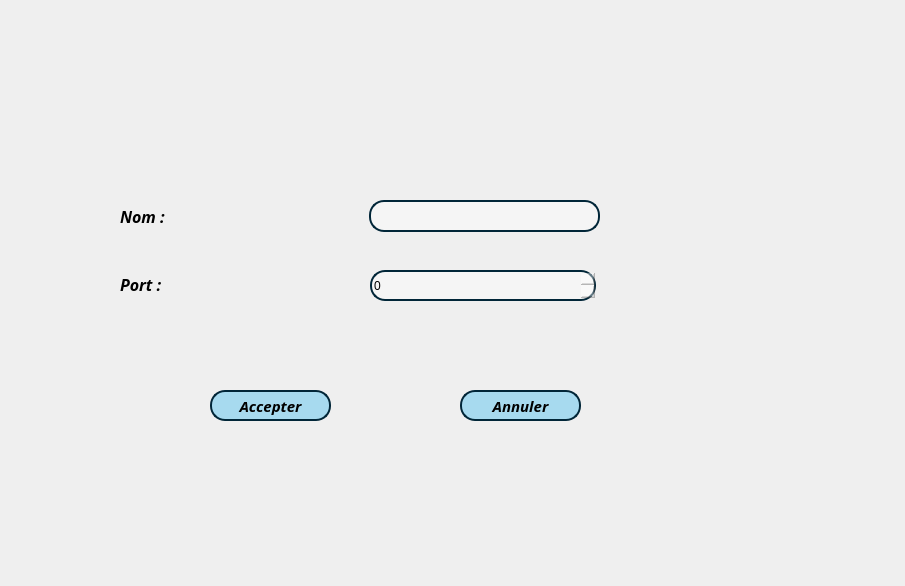
<?xml version="1.0" encoding="UTF-8"?>
<ui version="4.0">
 <class>MessengerConnection</class>
 <widget class="QDialog" name="MessengerConnection">
  <property name="geometry">
   <rect>
    <x>0</x>
    <y>0</y>
    <width>905</width>
    <height>586</height>
   </rect>
  </property>
  <property name="windowTitle">
   <string>Dialog</string>
  </property>
  <widget class="QLabel" name="label">
   <property name="geometry">
    <rect>
     <x>120</x>
     <y>200</y>
     <width>123</width>
     <height>32</height>
    </rect>
   </property>
   <property name="font">
    <font>
     <family>Sitka</family>
     <pointsize>12</pointsize>
     <weight>75</weight>
     <italic>true</italic>
     <bold>true</bold>
    </font>
   </property>
   <property name="styleSheet">
    <string notr="true">background: transparent;</string>
   </property>
   <property name="text">
    <string>Nom :</string>
   </property>
  </widget>
  <widget class="QSpinBox" name="Port">
   <property name="geometry">
    <rect>
     <x>370</x>
     <y>270</y>
     <width>226</width>
     <height>31</height>
    </rect>
   </property>
   <property name="styleSheet">
    <string notr="true">border-radius: 15px;
border: 2px solid rgb(1, 38, 56);
background-color: rgba(255, 255, 255,100);</string>
   </property>
   <property name="maximum">
    <number>99999999</number>
   </property>
  </widget>
  <widget class="QLineEdit" name="HostName">
   <property name="geometry">
    <rect>
     <x>369</x>
     <y>200</y>
     <width>231</width>
     <height>32</height>
    </rect>
   </property>
   <property name="styleSheet">
    <string notr="true">QLineEdit {
border-radius: 15px;
border: 2px solid rgb(1, 38, 56);
background-color: rgba(255, 255, 255,100);
}
QLineEdit:hover {
	background-color: qlineargradient(spread:pad, x1:0, y1:0, x2:0, y2:1, stop:0 rgb(167, 218, 239), stop:1 rgba(47, 109, 139,50));
}</string>
   </property>
  </widget>
  <widget class="QPushButton" name="Cancel">
   <property name="geometry">
    <rect>
     <x>460</x>
     <y>390</y>
     <width>121</width>
     <height>31</height>
    </rect>
   </property>
   <property name="font">
    <font>
     <family>Sitka</family>
     <pointsize>11</pointsize>
     <weight>75</weight>
     <italic>true</italic>
     <bold>true</bold>
    </font>
   </property>
   <property name="cursor">
    <cursorShape>PointingHandCursor</cursorShape>
   </property>
   <property name="styleSheet">
    <string notr="true">QPushButton {
background-color: rgb(167, 218, 239);
border-radius: 15px;
border: 2px solid rgb(1, 38, 56);
}
QPushButton:hover {
background-color: qlineargradient(spread:pad, x1:0, y1:0, x2:0, y2:1, stop:0 rgb(167, 218, 239), stop:1 rgb(47, 109, 139));
}</string>
   </property>
   <property name="text">
    <string>Annuler</string>
   </property>
  </widget>
  <widget class="QPushButton" name="Ok">
   <property name="geometry">
    <rect>
     <x>210</x>
     <y>390</y>
     <width>121</width>
     <height>31</height>
    </rect>
   </property>
   <property name="font">
    <font>
     <family>Sitka</family>
     <pointsize>11</pointsize>
     <weight>75</weight>
     <italic>true</italic>
     <bold>true</bold>
    </font>
   </property>
   <property name="cursor">
    <cursorShape>PointingHandCursor</cursorShape>
   </property>
   <property name="styleSheet">
    <string notr="true">QPushButton {
background-color: rgb(167, 218, 239);
border-radius: 15px;
border: 2px solid rgb(1, 38, 56);
}
QPushButton:hover {
background-color: qlineargradient(spread:pad, x1:0, y1:0, x2:0, y2:1, stop:0 rgb(167, 218, 239), stop:1 rgb(47, 109, 139));
}</string>
   </property>
   <property name="text">
    <string>Accepter</string>
   </property>
  </widget>
  <widget class="QLabel" name="label_2">
   <property name="geometry">
    <rect>
     <x>120</x>
     <y>270</y>
     <width>227</width>
     <height>29</height>
    </rect>
   </property>
   <property name="font">
    <font>
     <family>Sitka</family>
     <pointsize>12</pointsize>
     <weight>75</weight>
     <italic>true</italic>
     <bold>true</bold>
    </font>
   </property>
   <property name="styleSheet">
    <string notr="true">background: transparent;</string>
   </property>
   <property name="text">
    <string>Port :</string>
   </property>
  </widget>
  <widget class="QLabel" name="label_3">
   <property name="geometry">
    <rect>
     <x>140</x>
     <y>100</y>
     <width>491</width>
     <height>361</height>
    </rect>
   </property>
   <property name="styleSheet">
    <string notr="true">image: url(:/plane.png);</string>
   </property>
   <property name="text">
    <string/>
   </property>
  </widget>
  <widget class="QLabel" name="label_4">
   <property name="geometry">
    <rect>
     <x>610</x>
     <y>370</y>
     <width>161</width>
     <height>151</height>
    </rect>
   </property>
   <property name="styleSheet">
    <string notr="true">image: url(:/tayarni.png);</string>
   </property>
   <property name="text">
    <string/>
   </property>
  </widget>
  <zorder>label_3</zorder>
  <zorder>label</zorder>
  <zorder>Port</zorder>
  <zorder>HostName</zorder>
  <zorder>Cancel</zorder>
  <zorder>Ok</zorder>
  <zorder>label_2</zorder>
  <zorder>label_4</zorder>
 </widget>
 <resources/>
 <connections/>
</ui>
